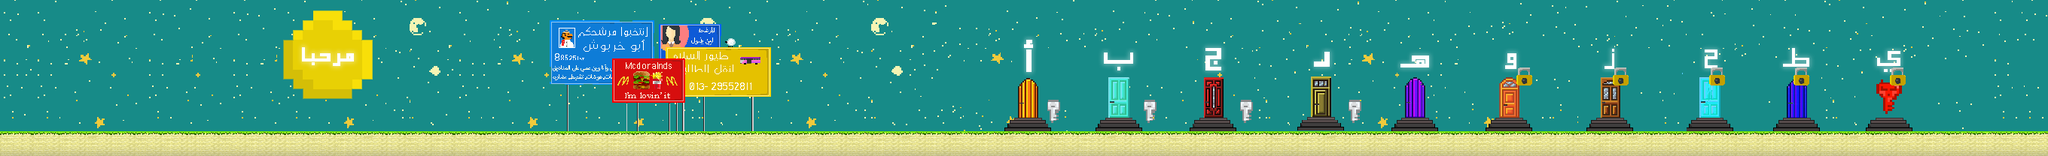

A 2D game scene composited from a Tiled map and its tileset images. What follows is a short description and the map's XML, with each tile layer's data collapsed to a summary:
An orthogonal 170x13 tile map with 16x16 px tiles, 3 tile layers (Background, graphic, graph), 2 tilesets and 3 objects.

<map version="1.0" orientation="orthogonal" renderorder="right-down" width="170" height="13" tilewidth="16" tileheight="16" nextobjectid="627">
 <tileset firstgid="1" name="1" tilewidth="16" tileheight="16" spacing="1" margin="1" tilecount="2639" columns="203">
  <image source="1.png" width="3458" height="234" />
 </tileset>
 <tileset firstgid="2640" name="tileset_gutter" tilewidth="16" tileheight="16" spacing="2" margin="1" tilecount="1782" columns="33">
  <image source="tileset_gutter.png" width="594" height="972" />
 </tileset>
 <layer name="Background" width="170" height="13">
  <data>[2210 cells, 0 non-empty, 0 distinct tile ids]</data>
 </layer>
 <layer name="graphic" width="170" height="13">
  <data>[2210 cells, 2210 non-empty, 2080 distinct tile ids]</data>
 </layer>
 <objectgroup name="ground">
  <object id="602" x="46.6667" y="173.667" width="2552" height="2.33366" />
  <object id="617" x="2566.67" y="-28" width="1.33333" height="202.667" />
 </objectgroup>
 <objectgroup name="Pipes" />
 <objectgroup name="Coins" offsetx="-7" offsety="5">
  <properties>
   <property name="quit" value="" />
  </properties>
 </objectgroup>
 <objectgroup name="Bricks" />
 <objectgroup name="Goombas" />
 <objectgroup name="Turtles" />
 <objectgroup name="Finish_line">
  <object id="625" x="1867" y="102.333" width="24.5" height="53" />
 </objectgroup>
 <objectgroup name="Story_line" />
 <objectgroup name="kill_lines" />
 <objectgroup name="Bosses" />
 <objectgroup name="Map_line" />
 <layer name="graph" width="170" height="13">
  <data>[2210 cells, 93 non-empty, 21 distinct tile ids]</data>
 </layer>
</map>
